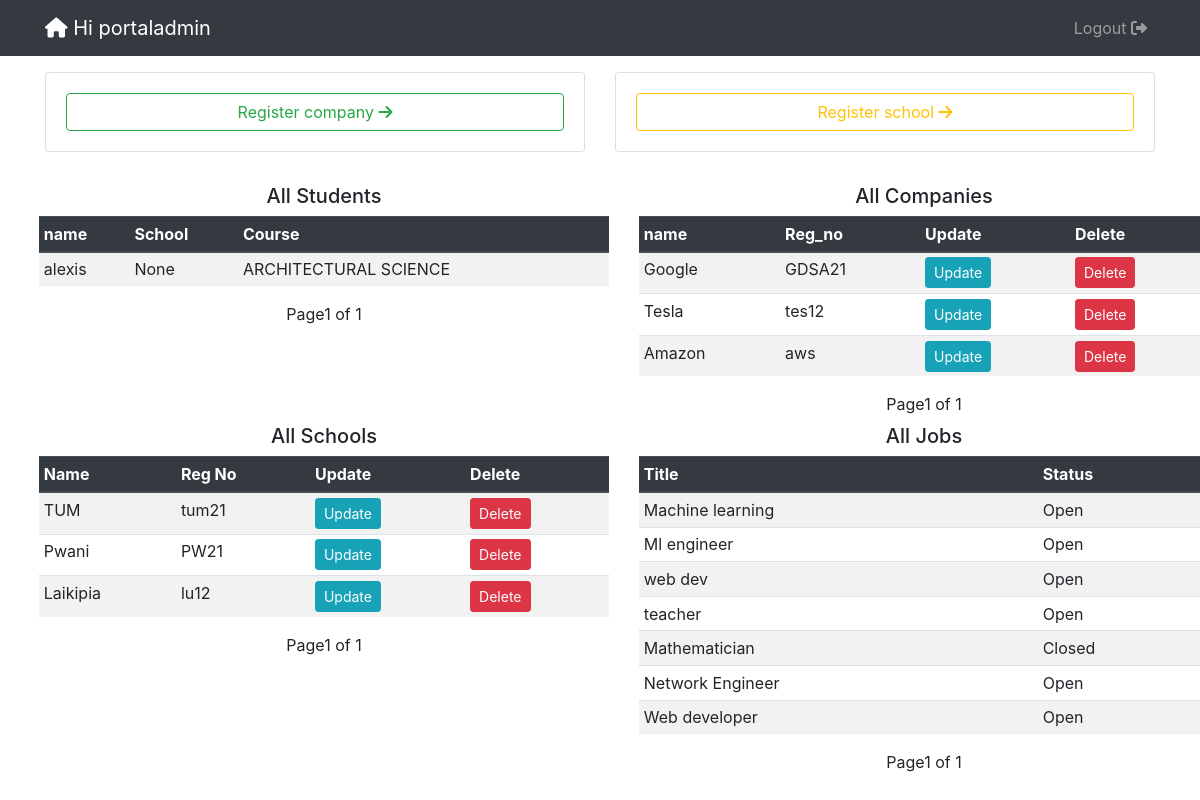
/portaladmin/ (signed in), run on an earlier commit of the app's database.
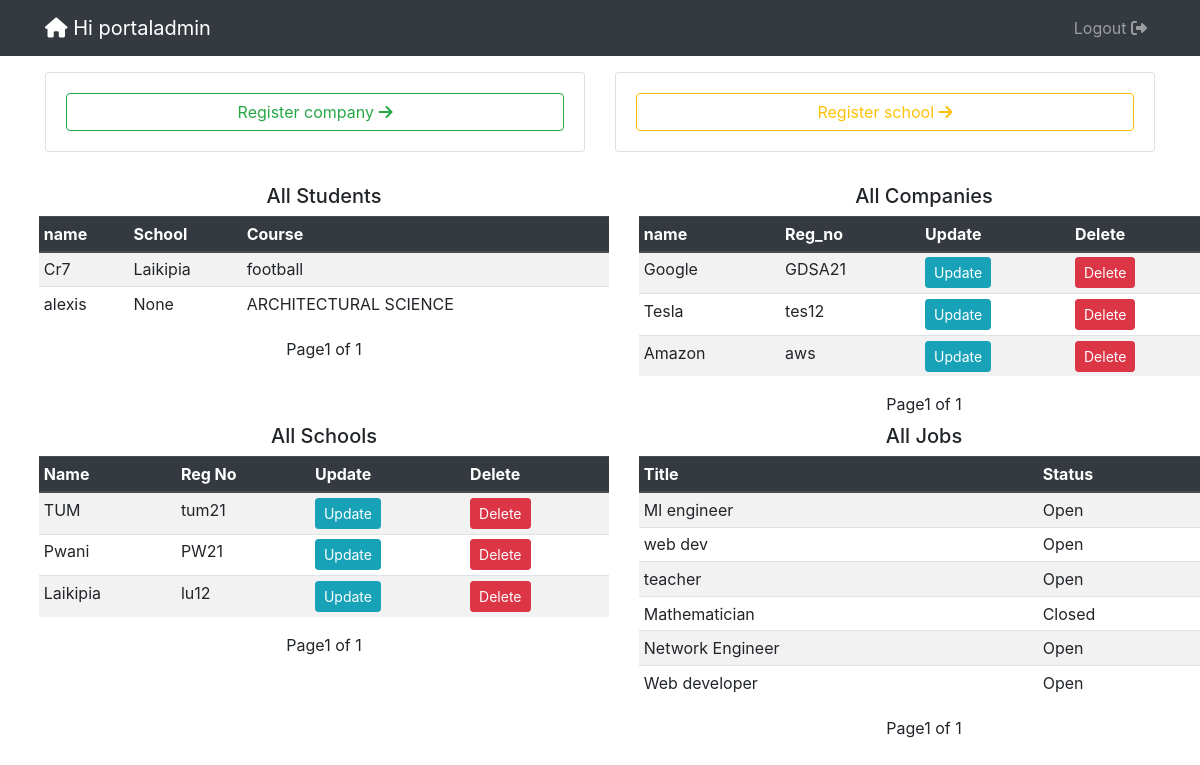
And on a later commit of the database.
### openings/models.py (models this page shows, shortened)
class Student(models.Model):
    user = models.OneToOneField(User, on_delete=models.CASCADE)
    school = models.ForeignKey(School, on_delete=models.SET_NULL, null=True)
    course = models.CharField(max_length=100, null=True )

class User(AbstractUser):
    is_student = models.BooleanField(default=False)
    is_company = models.BooleanField(default=False)
    is_school = models.BooleanField(default=False)
    first_name = models.CharField(max_length=100)
    last_name = models.CharField(max_length=100)
    official_name = models.CharField(max_length=100, null=True, default="school")
    email = models.CharField(max_length=100, null=True)

class Company(models.Model):
    user = models.OneToOneField(User, on_delete=models.CASCADE)
    reg_no = models.CharField(max_length=100)

class School(models.Model):
    user = models.OneToOneField(User, on_delete=models.CASCADE)
    reg_no = models.CharField(max_length=100, null=True)
    def __str__(self):
        return self.user.username

class Jobs(models.Model):
    title = models.CharField(max_length=1000)
    required_skills = RichTextField()
    is_open = models.BooleanField(default=True)
    company = models.ForeignKey(Company, on_delete=models.CASCADE, default="Null",null=True)

### openings/views.py (the view)
# urls.py: path('admin/', admin.site.urls),
@login_required
def admin(request):
    if request.user.is_staff:
        job_list = Jobs.objects.all().order_by('-id')
        page = request.GET.get('page', 1)
        paginator = Paginator(job_list, 15)
        try:
            jobs = paginator.page(page)
        except PageNotAnInteger:
            jobs = paginator.page(1)
        except EmptyPage:
            jobs = paginator.page(paginator.num_pages)
        company_list = Company.objects.all().order_by('-id')
        page = request.GET.get('page', 1)
        paginator = Paginator(company_list, 15)
        try:
            companies = paginator.page(page)
        except PageNotAnInteger:
            companies = paginator.page(1)
        except EmptyPage:
            companies = paginator.page(paginator.num_pages)
        school_list = School.objects.all().order_by('-id')
        page = request.GET.get('page', 1)
        paginator = Paginator(school_list, 15)
        try:
            schools = paginator.page(page)
        except PageNotAnInteger:
            schools = paginator.page(1)
        except EmptyPage:
            schools = paginator.page(paginator.num_pages)
        student_list = Student.objects.all().order_by('-id')
        page = request.GET.get('page', 1)
        paginator = Paginator(student_list, 15)
        try:
            students = paginator.page(page)
        except PageNotAnInteger:
            students = paginator.page(1)
        except EmptyPage:
            students = paginator.page(paginator.num_pages)
        context = {
            'companies':companies,
            'jobs':jobs,
            'schools':schools,
            'students':students
        }
        return render(request, 'admin.html', context)
    return redirect('home')

### templates/admin.html (shortened to what the changed rows need)
<!DOCTYPE html>
<html lang="en">
<head>
    <link rel="stylesheet" href="https://stackpath.bootstrapcdn.com/bootstrap/4.4.1/css/bootstrap.min.css"
>
    <link rel="stylesheet" href="https://stackpath.bootstrapcdn.com/font-awesome/4.7.0/css/font-awesome.min.css">
    <link rel="stylesheet" href="https://use.fontawesome.com/releases/v5.6.1/css/all.css">
</head>
<body>
<div class="container-fluid m-4 mt-4 mb-3">
  <div class="row">
    <div class="col-md-6">
      <div class="table-responsive">
        <table class="table table-sm table-striped table-hover">
          <thead class=" thead-dark">
            <tr>
              <th scope="col">name</th>
              <th scope="col">School</th>
              <th scope="col">Course</th>
            </tr>
          </thead>
          <tbody>
            {% for student in students %}
              <tr>
                  <td>{{student.user.username}}</td>
                  <td>{{student.school}}</td>
                  <td>{{student.course}}</td>
                  </tr>
            {% endfor %}
          </tbody>
          </table>
        </div>
    </div>
    <div class="col-md-6">
      <div class="table-responsive">
        <table class="table table-sm table-striped table-hover">
          <thead class=" thead-dark">
            <tr>
              <th scope="col">name</th>
              <th scope="col">Reg_no</th>
              <th scope="col">Update</th>
              <th scope="col">Delete</th>
            </tr>
          </thead>
          <tbody>
            {% for company in companies %}
              <tr>
                  <td>{{company.user.username}}</td>
                  <td>{{company.reg_no}}</td>
                  <td><a class="btn btn-info btn-sm" href="{% url 'update_company' company.id %}">Update</a></td>
                  <td><a class="btn btn-danger btn-sm" href="/delete/company/{{company.id}}">Delete</a></td>
                  </tr>
            {% endfor %}
          </tbody>
          </table>
        </div>
    </div>
  </div>
  <div class="row">
    <div class="col-md-6">
      <div class="table-responsive">
        <table class="table table-sm table-striped table-hover">
          <thead class=" thead-dark">
            <tr>
              <th scope="col">Name</th>
              <th scope="col">Reg No</th>
              <th scope="col">Update</th>
              <th scope="col">Delete</th>
            </tr>
          </thead>
          <tbody>
            {% for school in schools %}
              <tr>
                  <td>{{school.user.username}}</td>
                  <td>{{school.reg_no}}</td>
                  <td><a class="btn btn-info btn-sm" href="{% url 'update_school' school.id %}">Update</a></td>
                  <td><a class="btn btn-danger btn-sm" href="/delete/school/{{school.id}}">Delete</a></td>
                  </tr>
            {% endfor %}
          </tbody>
          </table>
        </div>
    </div>
    <div class="col-md-6">
      <div class="table-responsive">
        <table class="table table-sm table-striped table-hover">
          <thead class=" thead-dark">
            <tr>
              <th scope="col">Title</th>
              <th scope="col">Status
              </th>
            </tr>
          </thead>
          <tbody>
            {% for job in jobs %}
              <tr>
                  <td>{{job.title}}</td>
                  {% if job.is_open == True %}
                    <td>Open</td>
                  {% else %}
                   <td>Closed</td>
                  {% endif %}
                  </tr>
            {% endfor %}
          </tbody>
          </table>
        </div>
    </div>
  </div>
</div>
</body>
</html>

What changed in the data, as far as the page shows it:
removed Jobs: title "Machine learning", is_open "Open"
added Student: user.username "Cr7", school "Laikipia", course "football"
